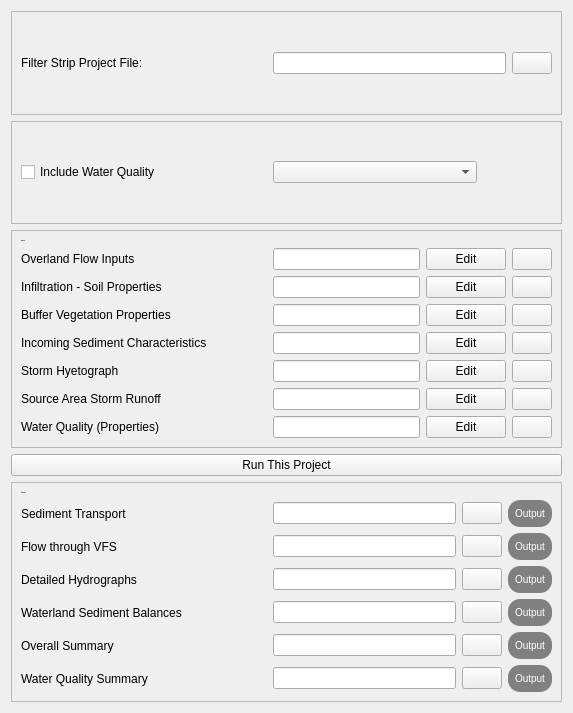
            <widget class="QWidget" name="scrollAreaWidgetContents_5">
             <property name="geometry">
              <rect>
               <x>0</x>
               <y>0</y>
               <width>573</width>
               <height>713</height>
              </rect>
             </property>
             <layout class="QGridLayout" name="gridLayout_24">
              <item row="3" column="0">
               <widget class="QPushButton" name="run_vfsmod">
                <property name="text">
                 <string>Run This Project</string>
                </property>
               </widget>
              </item>
              <item row="4" column="0">
               <widget class="QFrame" name="frame_10">
                <property name="frameShape">
                 <enum>QFrame::StyledPanel</enum>
                </property>
                <property name="frameShadow">
                 <enum>QFrame::Raised</enum>
                </property>
                <layout class="QGridLayout" name="gridLayout_10">
                 <item row="3" column="0">
                  <layout class="QHBoxLayout" name="horizontalLayout_33">
                   <item>
                    <widget class="QLabel" name="label_40">
                     <property name="minimumSize">
                      <size>
                       <width>246</width>
                       <height>0</height>
                      </size>
                     </property>
                     <property name="text">
                      <string>Detailed Hydrographs</string>
                     </property>
                    </widget>
                   </item>
                   <item>
                    <widget class="QLineEdit" name="line_hydrograph_2"/>
                   </item>
                   <item>
                    <widget class="QPushButton" name="browse_hydrograph_2">
                     <property name="text">
                      <string/>
                     </property>
                     <property name="icon">
                      <iconset resource="../button_icons.qrc">
                       <normaloff>:/icons/images/search.svg</normaloff>:/icons/images/search.svg</iconset>
                     </property>
                    </widget>
                   </item>
                   <item>
                    <widget class="QPushButton" name="output_hydrograph_2">
                     <property name="styleSheet">
                      <string notr="true">QPushButton {
                    background-color: #808080;
                    border: none;
                    color: white;
                    padding: 7px 7px;
                    text-align: center;
                    text-decoration: none;
                    font-size: 10px;
                    margin: 0px 0px;
                    cursor: pointer;
                    border-radius: 12px;
                }
                QPushButton:hover {
                    background-color: #45a049; /* Verde oscuro al pasar el ratón */
                }</string>
                     </property>
                     <property name="text">
                      <string>Output</string>
                     </property>
                    </widget>
                   </item>
                  </layout>
                 </item>
                 <item row="1" column="0">
                  <layout class="QHBoxLayout" name="horizontalLayout_7">
                   <item>
                    <widget class="QLabel" name="label_9">
                     <property name="minimumSize">
                      <size>
                       <width>246</width>
                       <height>0</height>
                      </size>
                     </property>
                     <property name="text">
                      <string>Sediment Transport</string>
                     </property>
                    </widget>
                   </item>
                   <item>
                    <widget class="QLineEdit" name="line_sediment"/>
                   </item>
                   <item>
                    <widget class="QPushButton" name="browse_sediment">
                     <property name="text">
                      <string/>
                     </property>
                     <property name="icon">
                      <iconset resource="../button_icons.qrc">
                       <normaloff>:/icons/images/search.svg</normaloff>:/icons/images/search.svg</iconset>
                     </property>
                    </widget>
                   </item>
                   <item>
                    <widget class="QPushButton" name="output_sediment">
                     <property name="styleSheet">
                      <string notr="true">QPushButton {
                    background-color: #808080;
                    border: none;
                    color: white;
                    padding: 7px 7px;
                    text-align: center;
                    text-decoration: none;
                    font-size: 10px;
                    margin: 0px 0px;
                    cursor: pointer;
                    border-radius: 12px;
                }
                QPushButton:hover {
                    background-color: #45a049; /* Verde oscuro al pasar el ratón */
                }</string>
                     </property>
                     <property name="text">
                      <string>Output</string>
                     </property>
                    </widget>
                   </item>
                  </layout>
                 </item>
                 <item row="0" column="0">
                  <widget class="QLabel" name="label_8">
                   <property name="font">
                    <font>
                     <family>Georgia</family>
                     <pointsize>-1</pointsize>
                     <weight>75</weight>
                     <bold>true</bold>
                    </font>
                   </property>
                   <property name="text">
                    <string>Output files</string>
                   </property>
                  </widget>
                 </item>
                 <item row="2" column="0">
                  <layout class="QHBoxLayout" name="horizontalLayout_8">
                   <item>
                    <widget class="QLabel" name="label_39">
                     <property name="minimumSize">
                      <size>
                       <width>246</width>
                       <height>0</height>
                      </size>
                     </property>
                     <property name="text">
                      <string>Flow through VFS</string>
                     </property>
                    </widget>
                   </item>
                   <item>
                    <widget class="QLineEdit" name="line_flow"/>
                   </item>
                   <item>
                    <widget class="QPushButton" name="browse_flow">
                     <property name="text">
                      <string/>
                     </property>
                     <property name="icon">
                      <iconset resource="../button_icons.qrc">
                       <normaloff>:/icons/images/search.svg</normaloff>:/icons/images/search.svg</iconset>
                     </property>
                    </widget>
                   </item>
                   <item>
                    <widget class="QPushButton" name="output_flow">
                     <property name="styleSheet">
                      <string notr="true">QPushButton {
                    background-color: #808080;
                    border: none;
                    color: white;
                    padding: 7px 7px;
                    text-align: center;
                    text-decoration: none;
                    font-size: 10px;
                    margin: 0px 0px;
                    cursor: pointer;
                    border-radius: 12px;
                }
                QPushButton:hover {
                    background-color: #45a049; /* Verde oscuro al pasar el ratón */
                }</string>
                     </property>
                     <property name="text">
                      <string>Output</string>
                     </property>
                    </widget>
                   </item>
                  </layout>
                 </item>
                 <item row="6" column="0">
                  <layout class="QHBoxLayout" name="horizontalLayout_37">
                   <item>
                    <widget class="QLabel" name="label_water_summary">
                     <property name="minimumSize">
                      <size>
                       <width>246</width>
                       <height>0</height>
                      </size>
                     </property>
                     <property name="text">
                      <string>Water Quality Summary</string>
                     </property>
                    </widget>
                   </item>
                   <item>
                    <widget class="QLineEdit" name="line_quality"/>
                   </item>
                   <item>
                    <widget class="QPushButton" name="browse_quality">
                     <property name="text">
                      <string/>
                     </property>
                     <property name="icon">
                      <iconset resource="../button_icons.qrc">
                       <normaloff>:/icons/images/search.svg</normaloff>:/icons/images/search.svg</iconset>
                     </property>
                    </widget>
                   </item>
                   <item>
                    <widget class="QPushButton" name="output_quality">
                     <property name="styleSheet">
                      <string notr="true">QPushButton {
                    background-color: #808080;
                    border: none;
                    color: white;
                    padding: 7px 7px;
                    text-align: center;
                    text-decoration: none;
                    font-size: 10px;
                    margin: 0px 0px;
                    cursor: pointer;
                    border-radius: 12px;
                }
                QPushButton:hover {
                    background-color: #45a049; /* Verde oscuro al pasar el ratón */
                }</string>
                     </property>
                     <property name="text">
                      <string>Output</string>
                     </property>
                    </widget>
                   </item>
                  </layout>
                 </item>
                 <item row="4" column="0">
                  <layout class="QHBoxLayout" name="horizontalLayout_34">
                   <item>
                    <widget class="QLabel" name="label_41">
                     <property name="minimumSize">
                      <size>
                       <width>246</width>
                       <height>0</height>
                      </size>
                     </property>
                     <property name="text">
                      <string>Waterland Sediment Balances</string>
                     </property>
                    </widget>
                   </item>
                   <item>
                    <widget class="QLineEdit" name="line_waterland"/>
                   </item>
                   <item>
                    <widget class="QPushButton" name="browse_waterland">
                     <property name="text">
                      <string/>
                     </property>
                     <property name="icon">
                      <iconset resource="../button_icons.qrc">
                       <normaloff>:/icons/images/search.svg</normaloff>:/icons/images/search.svg</iconset>
                     </property>
                    </widget>
                   </item>
                   <item>
                    <widget class="QPushButton" name="output_waterland">
                     <property name="styleSheet">
                      <string notr="true">QPushButton {
                    background-color: #808080;
                    border: none;
                    color: white;
                    padding: 7px 7px;
                    text-align: center;
                    text-decoration: none;
                    font-size: 10px;
                    margin: 0px 0px;
                    cursor: pointer;
                    border-radius: 12px;
                }
                QPushButton:hover {
                    background-color: #45a049; /* Verde oscuro al pasar el ratón */
                }</string>
                     </property>
                     <property name="text">
                      <string>Output</string>
                     </property>
                    </widget>
                   </item>
                  </layout>
                 </item>
                 <item row="5" column="0">
                  <layout class="QHBoxLayout" name="horizontalLayout_35">
                   <item>
                    <widget class="QLabel" name="label_42">
                     <property name="minimumSize">
                      <size>
                       <width>246</width>
                       <height>0</height>
                      </size>
                     </property>
                     <property name="text">
                      <string>Overall Summary</string>
                     </property>
                    </widget>
                   </item>
                   <item>
                    <widget class="QLineEdit" name="line_overall"/>
                   </item>
                   <item>
                    <widget class="QPushButton" name="browse_overall">
                     <property name="text">
                      <string/>
                     </property>
                     <property name="icon">
                      <iconset resource="../button_icons.qrc">
                       <normaloff>:/icons/images/search.svg</normaloff>:/icons/images/search.svg</iconset>
                     </property>
                    </widget>
                   </item>
                   <item>
                    <widget class="QPushButton" name="output_overall">
                     <property name="styleSheet">
                      <string notr="true">QPushButton {
                    background-color: #808080;
                    border: none;
                    color: white;
                    padding: 7px 7px;
                    text-align: center;
                    text-decoration: none;
                    font-size: 10px;
                    margin: 0px 0px;
                    cursor: pointer;
                    border-radius: 12px;
                }
                QPushButton:hover {
                    background-color: #45a049; /* Verde oscuro al pasar el ratón */
                }</string>
                     </property>
                     <property name="text">
                      <string>Output</string>
                     </property>
                    </widget>
                   </item>
                  </layout>
                 </item>
                </layout>
               </widget>
              </item>
              <item row="2" column="0">
               <widget class="QFrame" name="frame_8">
                <property name="frameShape">
                 <enum>QFrame::StyledPanel</enum>
                </property>
                <property name="frameShadow">
                 <enum>QFrame::Raised</enum>
                </property>
                <layout class="QGridLayout" name="gridLayout_12">
                 <item row="0" column="0">
                  <widget class="QLabel" name="label_5">
                   <property name="font">
                    <font>
                     <family>Georgia</family>
                     <pointsize>-1</pointsize>
                     <weight>75</weight>
                     <bold>true</bold>
                    </font>
                   </property>
                   <property name="text">
                    <string>Input files</string>
                   </property>
                  </widget>
                 </item>
                 <item row="1" column="0">
                  <layout class="QHBoxLayout" name="horizontalLayout_5">
                   <item>
                    <widget class="QLabel" name="label_6">
                     <property name="minimumSize">
                      <size>
                       <width>246</width>
                       <height>0</height>
                      </size>
                     </property>
                     <property name="text">
                      <string>Overland Flow Inputs</string>
                     </property>
                    </widget>
                   </item>
                   <item>
                    <widget class="QLineEdit" name="line_overland"/>
                   </item>
                   <item>
                    <widget class="QPushButton" name="edit_overland">
                     <property name="text">
                      <string>Edit</string>
                     </property>
                    </widget>
                   </item>
                   <item>
                    <widget class="QPushButton" name="browse_overland">
                     <property name="text">
                      <string/>
                     </property>
                     <property name="icon">
                      <iconset resource="../button_icons.qrc">
                       <normaloff>:/icons/images/search.svg</normaloff>:/icons/images/search.svg</iconset>
                     </property>
                    </widget>
                   </item>
                  </layout>
                 </item>
                 <item row="2" column="0">
                  <layout class="QHBoxLayout" name="horizontalLayout_6">
                   <item>
                    <widget class="QLabel" name="label_7">
                     <property name="minimumSize">
                      <size>
                       <width>246</width>
                       <height>0</height>
                      </size>
                     </property>
                     <property name="text">
                      <string>Infiltration - Soil Properties</string>
                     </property>
                    </widget>
                   </item>
                   <item>
                    <widget class="QLineEdit" name="line_infiltration"/>
                   </item>
                   <item>
                    <widget class="QPushButton" name="edit_infiltration">
                     <property name="text">
                      <string>Edit</string>
                     </property>
                    </widget>
                   </item>
                   <item>
                    <widget class="QPushButton" name="browse_infiltration">
                     <property name="text">
                      <string/>
                     </property>
                     <property name="icon">
                      <iconset resource="../button_icons.qrc">
                       <normaloff>:/icons/images/search.svg</normaloff>:/icons/images/search.svg</iconset>
                     </property>
                    </widget>
                   </item>
                  </layout>
                 </item>
                 <item row="3" column="0">
                  <layout class="QHBoxLayout" name="horizontalLayout_9">
                   <item>
                    <widget class="QLabel" name="label_10">
                     <property name="minimumSize">
                      <size>
                       <width>246</width>
                       <height>0</height>
                      </size>
                     </property>
                     <property name="text">
                      <string>Buffer Vegetation Properties</string>
                     </property>
                    </widget>
                   </item>
                   <item>
                    <widget class="QLineEdit" name="line_buffer"/>
                   </item>
                   <item>
                    <widget class="QPushButton" name="edit_buffer">
                     <property name="text">
                      <string>Edit</string>
                     </property>
                    </widget>
                   </item>
                   <item>
                    <widget class="QPushButton" name="browse_buffer">
                     <property name="text">
                      <string/>
                     </property>
                     <property name="icon">
                      <iconset resource="../button_icons.qrc">
                       <normaloff>:/icons/images/search.svg</normaloff>:/icons/images/search.svg</iconset>
                     </property>
                    </widget>
                   </item>
                  </layout>
                 </item>
                 <item row="4" column="0">
                  <layout class="QHBoxLayout" name="horizontalLayout_10">
                   <item>
                    <widget class="QLabel" name="label_11">
                     <property name="minimumSize">
                      <size>
                       <width>246</width>
                       <height>0</height>
                      </size>
                     </property>
                     <property name="text">
                      <string>Incoming Sediment Characteristics</string>
                     </property>
                    </widget>
                   </item>
                   <item>
                    <widget class="QLineEdit" name="line_incoming"/>
                   </item>
                   <item>
                    <widget class="QPushButton" name="edit_incoming">
                     <property name="text">
                      <string>Edit</string>
                     </property>
                    </widget>
                   </item>
                   <item>
                    <widget class="QPushButton" name="browse_incoming">
                     <property name="text">
                      <string/>
                     </property>
                     <property name="icon">
                      <iconset resource="../button_icons.qrc">
                       <normaloff>:/icons/images/search.svg</normaloff>:/icons/images/search.svg</iconset>
                     </property>
                    </widget>
                   </item>
                  </layout>
                 </item>
                 <item row="5" column="0">
                  <layout class="QHBoxLayout" name="horizontalLayout_11">
                   <item>
                    <widget class="QLabel" name="label_12">
                     <property name="minimumSize">
                      <size>
                       <width>246</width>
                       <height>0</height>
                      </size>
                     </property>
                     <property name="text">
                      <string>Storm Hyetograph</string>
                     </property>
                    </widget>
                   </item>
                   <item>
                    <widget class="QLineEdit" name="line_storm"/>
                   </item>
                   <item>
                    <widget class="QPushButton" name="edit_storm">
                     <property name="text">
                      <string>Edit</string>
                     </property>
                    </widget>
                   </item>
                   <item>
                    <widget class="QPushButton" name="browse_storm">
                     <property name="text">
                      <string/>
                     </property>
                     <property name="icon">
                      <iconset resource="../button_icons.qrc">
                       <normaloff>:/icons/images/search.svg</normaloff>:/icons/images/search.svg</iconset>
                     </property>
                    </widget>
                   </item>
                  </layout>
                 </item>
                 <item row="6" column="0">
                  <layout class="QHBoxLayout" name="horizontalLayout_12">
                   <item>
                    <widget class="QLabel" name="label_13">
                     <property name="minimumSize">
                      <size>
                       <width>246</width>
                       <height>0</height>
                      </size>
                     </property>
                     <property name="text">
                      <string>Source Area Storm Runoff</string>
                     </property>
                    </widget>
                   </item>
                   <item>
                    <widget class="QLineEdit" name="line_source"/>
                   </item>
                   <item>
                    <widget class="QPushButton" name="edit_source">
                     <property name="text">
                      <string>Edit</string>
                     </property>
                    </widget>
                   </item>
                   <item>
                    <widget class="QPushButton" name="browse_source">
                     <property name="text">
                      <string/>
                     </property>
                     <property name="icon">
                      <iconset resource="../button_icons.qrc">
                       <normaloff>:/icons/images/search.svg</normaloff>:/icons/images/search.svg</iconset>
                     </property>
                    </widget>
                   </item>
                  </layout>
                 </item>
                 <item row="7" column="0">
                  <layout class="QHBoxLayout" name="horizontalLayout_36">
                   <item>
                    <widget class="QLabel" name="label_quality_properties">
                     <property name="minimumSize">
                      <size>
                       <width>246</width>
                       <height>0</height>
                      </size>
                     </property>
                     <property name="text">
                      <string>Water Quality (Properties)</string>
                     </property>
                    </widget>
                   </item>
                   <item>
                    <widget class="QLineEdit" name="line_water"/>
                   </item>
                   <item>
                    <widget class="QPushButton" name="edit_water">
                     <property name="text">
                      <string>Edit</string>
                     </property>
                    </widget>
                   </item>
                   <item>
                    <widget class="QPushButton" name="browse_water">
                     <property name="text">
                      <string/>
                     </property>
                     <property name="icon">
                      <iconset resource="../button_icons.qrc">
                       <normaloff>:/icons/images/search.svg</normaloff>:/icons/images/search.svg</iconset>
                     </property>
                    </widget>
                   </item>
                  </layout>
                 </item>
                </layout>
               </widget>
              </item>
              <item row="1" column="0">
               <widget class="QFrame" name="frame_11">
                <property name="frameShape">
                 <enum>QFrame::StyledPanel</enum>
                </property>
                <property name="frameShadow">
                 <enum>QFrame::Raised</enum>
                </property>
                <layout class="QGridLayout" name="gridLayout_15">
                 <item row="0" column="0">
                  <widget class="QCheckBox" name="water_quality">
                   <property name="minimumSize">
                    <size>
                     <width>246</width>
                     <height>0</height>
                    </size>
                   </property>
                   <property name="maximumSize">
                    <size>
                     <width>246</width>
                     <height>16777215</height>
                    </size>
                   </property>
                   <property name="text">
                    <string>Include Water Quality</string>
                   </property>
                  </widget>
                 </item>
                 <item row="0" column="1">
                  <widget class="QComboBox" name="combo_water">
                   <property name="minimumSize">
                    <size>
                     <width>204</width>
                     <height>0</height>
                    </size>
                   </property>
                  </widget>
                 </item>
                 <item row="0" column="2">
                  <spacer name="horizontalSpacer_3">
                   <property name="orientation">
                    <enum>Qt::Horizontal</enum>
                   </property>
                   <property name="sizeHint" stdset="0">
                    <size>
                     <width>40</width>
                     <height>20</height>
                    </size>
                   </property>
                  </spacer>
                 </item>
                </layout>
               </widget>
              </item>
              <item row="0" column="0">
               <widget class="QFrame" name="frame_7">
                <property name="frameShape">
                 <enum>QFrame::StyledPanel</enum>
                </property>
                <property name="frameShadow">
                 <enum>QFrame::Raised</enum>
                </property>
                <layout class="QGridLayout" name="gridLayout_11">
                 <item row="0" column="0">
                  <layout class="QHBoxLayout" name="horizontalLayout_4">
                   <item>
                    <widget class="QLabel" name="label_4">
                     <property name="minimumSize">
                      <size>
                       <width>246</width>
                       <height>0</height>
                      </size>
                     </property>
                     <property name="text">
                      <string>Filter Strip Project File:</string>
                     </property>
                    </widget>
                   </item>
                   <item>
                    <widget class="QLineEdit" name="line_project_vfsmod">
                     <property name="maximumSize">
                      <size>
                       <width>315</width>
                       <height>16777215</height>
                      </size>
                     </property>
                    </widget>
                   </item>
                   <item>
                    <widget class="QPushButton" name="browse_vfsmod_project">
                     <property name="text">
                      <string/>
                     </property>
                     <property name="icon">
                      <iconset resource="../button_icons.qrc">
                       <normaloff>:/icons/images/search.svg</normaloff>:/icons/images/search.svg</iconset>
                     </property>
                    </widget>
                   </item>
                  </layout>
                 </item>
                </layout>
               </widget>
              </item>
             </layout>
            </widget>
